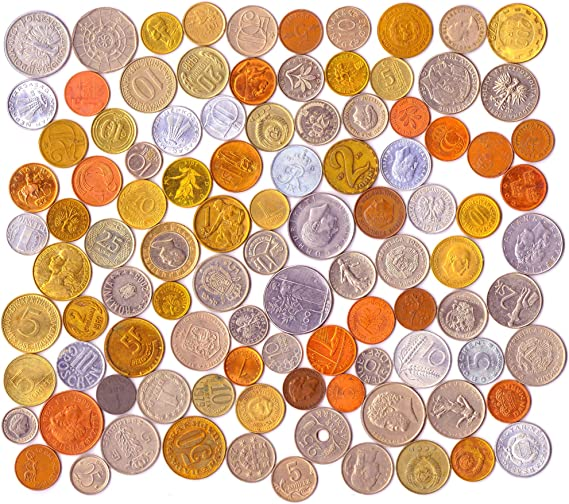
//> input picture opencv/opencv_study/day07_Color_and_Segmentation/coins3.jpg, 569 x 504 px, given in place of lenna.png, which was not available
$ ./day07_segmentation   (built with g++ and OpenCV 4)
//> lines starting //> are read from the running program, lines starting //| are printed output that depends on the picture; pictures that were not available may be replaced by others from this repository, and a replacement may not be noted
#include <opencv2/opencv.hpp>
#include <iostream>

using namespace std;
using namespace cv;

// --- 7일차: 컬러 처리 및 영역 분할 실습 함수 정의 ---

// [show45] 컬러 채널 분리 (RGB -> R, G, B)
void show45() {
    Mat src = imread("lenna.png");
//> src is the input picture: 504 rows x 569 cols, CV_8UC3; mean B, G, R 143.6, 173.7, 210.3
    if (src.empty()) return;

    vector<Mat> bgr;
    split(src, bgr); // 채널 분리
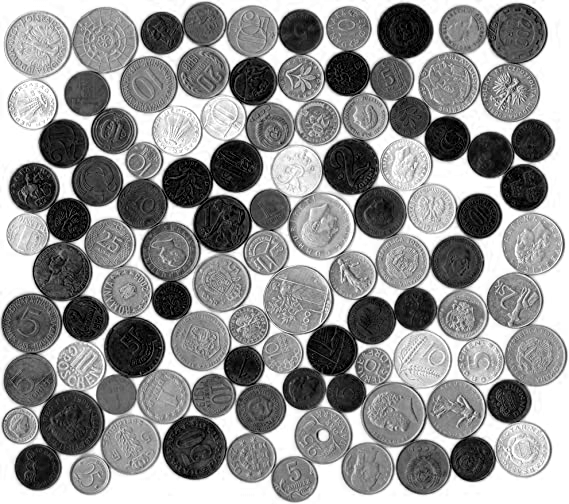
//> bgr[0]: 504 rows x 569 cols, CV_8UC1; min 0, max 255, mean 143.6
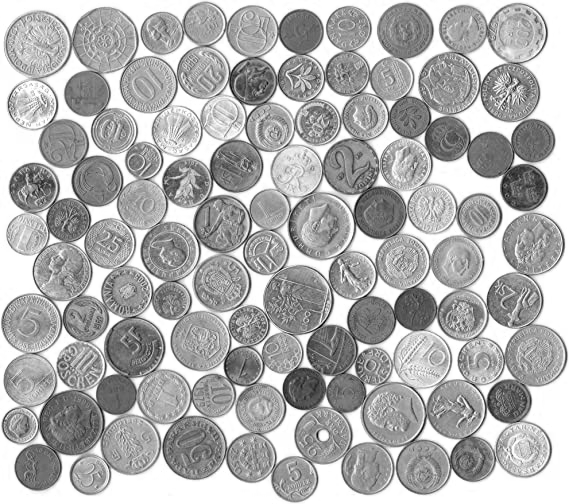
//> bgr[1]: 504 rows x 569 cols, CV_8UC1; min 0, max 255, mean 173.7
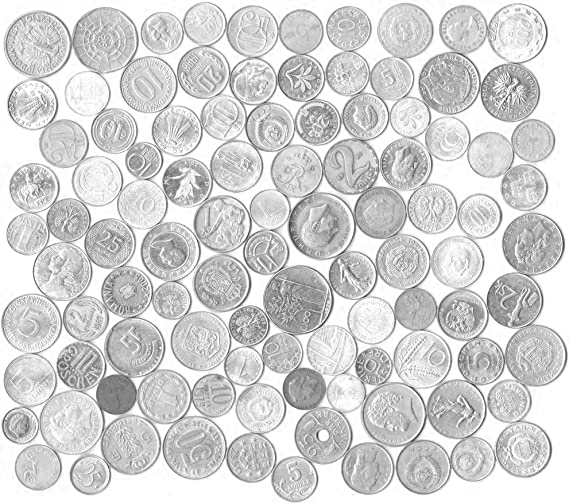
//> bgr[2]: 504 rows x 569 cols, CV_8UC1; min 28, max 255, mean 210.3

    imshow("Original", src);
    imshow("Blue Channel", bgr[0]);
    imshow("Green Channel", bgr[1]);
    imshow("Red Channel", bgr[2]);
    waitKey();
}

// [show46] HSV 색 공간에서 특정 색상 추출
// [121 lines left out: functions show46, show47, show48, show50, show52, main, not called in this run]

// added to run one function of the file
int main() { show45(); }
